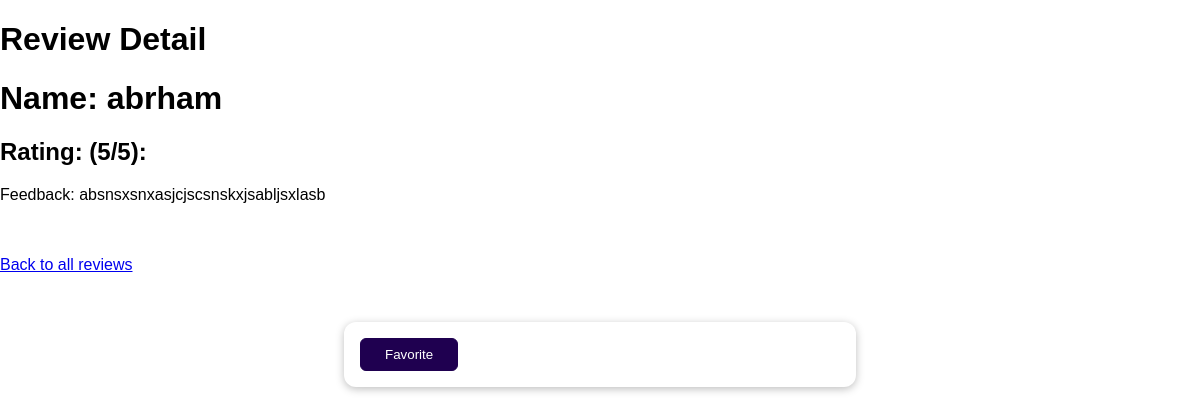
/reviews/1/, run on the app's committed database.
### reviews/models.py (models this page shows, shortened)
class Review(models.Model):
    username = models.CharField(max_length=100)
    review_text = models.TextField()
    rating = models.IntegerField()

### reviews/views.py (the view)
# urls.py: path("reviews/<int:pk>/", views.SingleReviewView.as_view(), name="single_review"),
class SingleReviewView(DetailView):
    model = Review
    template_name = 'reviews/single_review.html'
    context_object_name = 'review'
    def get_context_data(self, **kwargs):
        context = super().get_context_data(**kwargs)
        loaded_review = self.object
        request = self.request
        favorite_id = request.session.get('favorite_review')
        context['is_favorite'] = favorite_id == str(loaded_review.id)
        return context

### reviews/templates/reviews/single_review.html (shortened to what this page needs)
{% extends 'reviews/base.html' %}
{% block content %}
    <h1>Review Detail</h1>
     <h1>Name: {{ review.username }}</h1>
     <h2>Rating: ({{ review.rating }}/5):</h2>
     <p>Feedback: {{ review.review_text }}</p>
     <br>
     <br>
     <a href="{% url 'review_list' %}">Back to all reviews</a>
     {% if is_favorite %}
        <strong>This is your favorite review!</strong>
        {%else%}
            <form action="/reviews/favorite"method="POST">
                <button>Favorite</button>
            </form>
    {% endif %}
{% endblock content %}

### reviews/static/reviews/styles.css (style rules this page uses)
body { font-family: sans-serif; margin: 0; }
form { margin: 3rem auto; width: 90%; max-width: 30rem; padding: 1rem; border-radius: 12px; background-color: white; box-shadow: 0 2px 8px rgba(0, 0, 0, 0.26); }
button { cursor: pointer; padding: 0.5rem 1.5rem; border-radius: 6px; background-color: #1f0050; color: white; border: 1px solid #1f0050; }

### data on the page
Review: username "abrham", rating "5", review_text "absnsxsnxasjcjscsnskxjsabljsxlasb"
